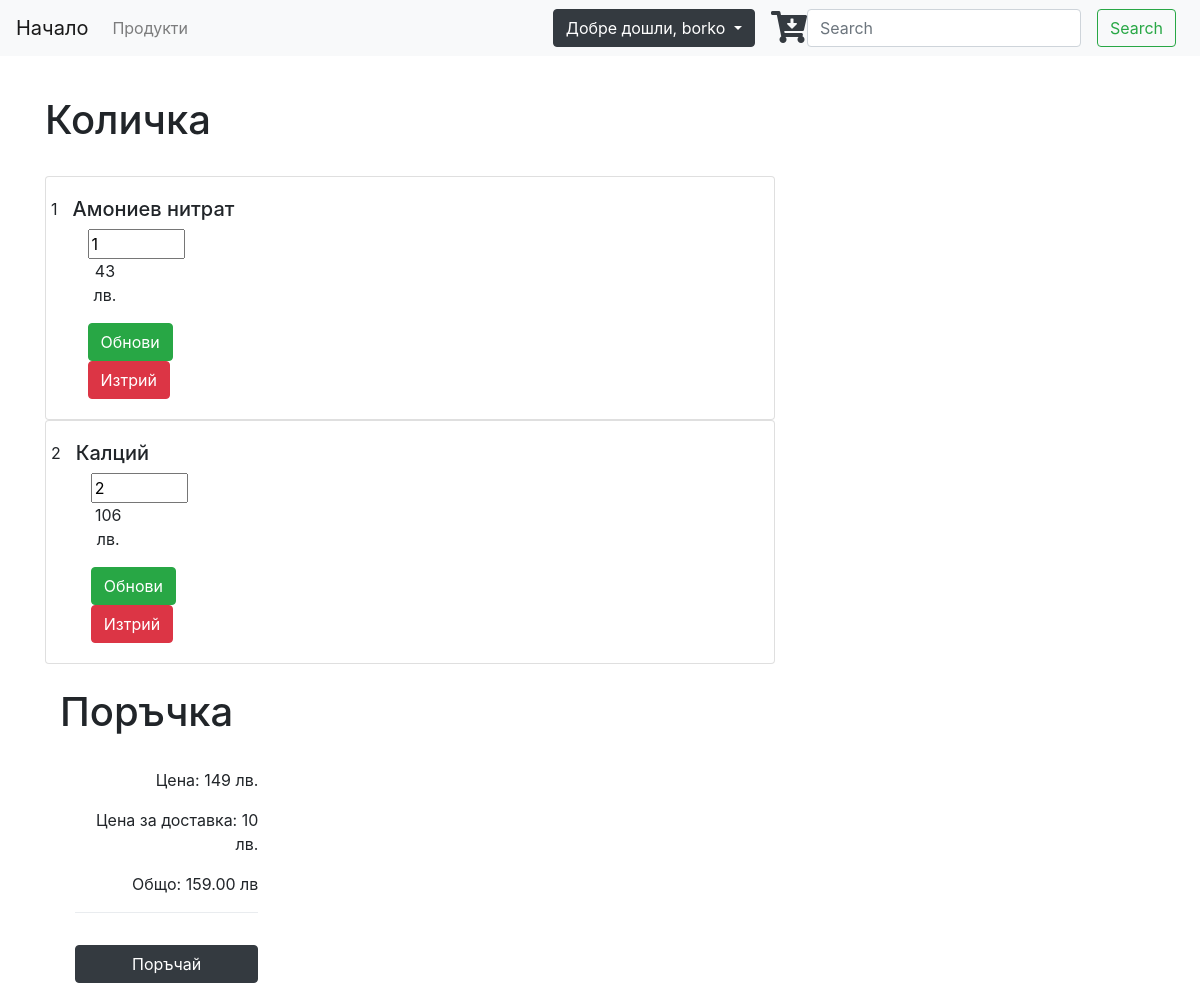
/cart.php (signed in), run on the app's committed database.
### tables this page shows
CREATE TABLE `cart_item` (
  `cart_item_id` int(11) NOT NULL,
  `cart_id` int(11) NOT NULL,
  `product_id` int(11) NOT NULL,
  `quantity` int(11) NOT NULL,
  `price` float NOT NULL
);

CREATE TABLE `products` (
  `product_id` int(11) NOT NULL,
  `category_id` int(11) NOT NULL,
  `product_name` varchar(255) NOT NULL,
  `product_desc` text NOT NULL,
  `p_picture` varchar(255) NOT NULL,
  `p_quantity` int(11) NOT NULL,
  `p_price` float NOT NULL,
  `isdangerous` tinyint(1) NOT NULL DEFAULT '0'
);

### cart.php (the view, shortened to what this page needs)
<?php require_once 'header.php'; ?>
<div class="container mt-3">
    <div class="row">
        <div class="col-8">
        <br>
        <h1>Количка</h1>
        <br>
            <?php
            $conn->set_charset('utf8mb4');
                $usersshopcartid = $_SESSION['u_shopcartid'];
                $sql = "SELECT products.product_name, products.p_price, cart_item.quantity, cart_item.cart_item_id FROM products JOIN cart_item ON products.product_id = cart_item.product_id
                WHERE cart_item.cart_id = '$usersshopcartid'";
                $result = $conn->query($sql);
                $resultCheck = mysqli_num_rows($result);
                if ($resultCheck > 0) {
                    while($row = $result->fetch_assoc()) {
                        $productname = $row['product_name'];
                        $quantity = $row['quantity'];
                        $price = $row['p_price'];
                        $shopcartitemid = $row['cart_item_id']; ?>
                        <form action="buycalc.php" method="post">
                        <div class="card">
                            <div class="card-body">
                                <div class="row">
                                    <input type="hidden" name="cart_item_id" value="<?php echo $row['cart_item_id']; ?>"><?php echo $row['cart_item_id'];?>
                                    <div class="col-7"><h5><?php echo $productname;?></h5>
                                    <div class="col-1"><input type="number" name="quantity_change" min="1" max="100" value="<?php echo $quantity ?>"></div>
                                    <div class="col-2"><p class="text-center"><?php echo ($price*$quantity)." лв."?></p></div>
                                    <div class="col-2"><button type="submit" name="updateitemcart" class="btn btn-success">Обнови</button><?php echo " " ?>
                                    <button type="submit" name="delfromcart" class="btn btn-danger">Изтрий</button></div>
                                </div>
                            </div>
                        </div></div></form>
                <?php }
                }
            ?>
<form action="order.php" method="post">
        <div class="col-4">
        <?php
            $result = $conn->query("SELECT quantity, price FROM cart_item WHERE cart_id='$usersshopcartid'");
            $columnValues = Array();
            while ( $row = $result->fetch_assoc() ) {
              $temp = $row['quantity']*$row['price'];
              array_push($columnValues, $temp);
            } $sum = array_sum($columnValues);
            ?>
            <br>
            <h1>Поръчка</h1>
            <br>
            <div class="container">
            <p class="text-right">Цена:<?php echo " ".$sum." лв." ?></p>
            <p class="text-right">Цена за доставка:<?php $delivery = 10; echo " ".$delivery." лв."; ?></p>
            <p class="text-right">Общо:<?php $total=$sum+$delivery;
            echo " ".number_format((float)$total, 2, '.', '')." лв"; ?></p>
            <div class="dropdown-divider"></div>
            <br>
            <button type="submit" name="order" class="btn btn-dark btn-block">Поръчай</button>
            </div>
        </div>
        </form>
    </div>
    <br>
</div>
</div>
  </body>
</html>

### data on the page
cart_item: cart_item_id "1", product.product_name "Амониев нитрат", quantity_change "1", $price*$quantity "43"
cart_item: cart_item_id "2", product.product_name "Калций", quantity_change "2", $price*$quantity "106"

### other printed values
$_SESSION['username'] "borko"
$sum "149"
$delivery "10"
$total "159.00"
